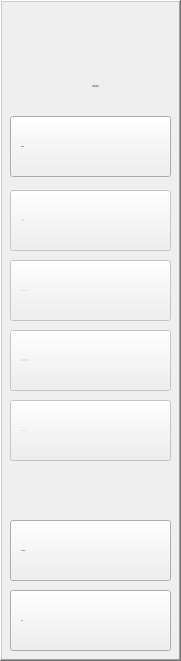
   <widget class="QFrame" name="frame">
    <property name="geometry">
     <rect>
      <x>0</x>
      <y>0</y>
      <width>181</width>
      <height>661</height>
     </rect>
    </property>
    <property name="frameShape">
     <enum>QFrame::Shape::WinPanel</enum>
    </property>
    <property name="frameShadow">
     <enum>QFrame::Shadow::Raised</enum>
    </property>
    <widget class="QLabel" name="ProjectName">
     <property name="geometry">
      <rect>
       <x>20</x>
       <y>60</y>
       <width>151</width>
       <height>51</height>
      </rect>
     </property>
     <property name="font">
      <font>
       <family>Bell MT</family>
       <pointsize>-1</pointsize>
      </font>
     </property>
     <property name="text">
      <string>Action Coding
Engine (ACE)</string>
     </property>
     <property name="alignment">
      <set>Qt::AlignmentFlag::AlignCenter</set>
     </property>
    </widget>
    <widget class="QPushButton" name="Home_button">
     <property name="geometry">
      <rect>
       <x>10</x>
       <y>116</y>
       <width>161</width>
       <height>61</height>
      </rect>
     </property>
     <property name="font">
      <font>
       <family>Segoe UI</family>
       <pointsize>-1</pointsize>
       <fontweight>Medium</fontweight>
      </font>
     </property>
     <property name="cursor">
      <cursorShape>PointingHandCursor</cursorShape>
     </property>
     <property name="styleSheet">
      <string notr="true">QPushButton {
    text-align: left;
    padding-left: 10px;  
}</string>
     </property>
     <property name="text">
      <string>HOME</string>
     </property>
     <property name="icon">
      <iconset resource="icons/icons.qrc">
       <normaloff>:/icons/home-4-256.png</normaloff>:/icons/home-4-256.png</iconset>
     </property>
     <property name="iconSize">
      <size>
       <width>20</width>
       <height>20</height>
      </size>
     </property>
     <property name="checkable">
      <bool>true</bool>
     </property>
     <property name="autoExclusive">
      <bool>true</bool>
     </property>
    </widget>
    <widget class="QPushButton" name="Import_button">
     <property name="enabled">
      <bool>false</bool>
     </property>
     <property name="geometry">
      <rect>
       <x>10</x>
       <y>190</y>
       <width>161</width>
       <height>61</height>
      </rect>
     </property>
     <property name="font">
      <font>
       <family>Segoe UI</family>
       <pointsize>-1</pointsize>
       <fontweight>Medium</fontweight>
      </font>
     </property>
     <property name="cursor">
      <cursorShape>PointingHandCursor</cursorShape>
     </property>
     <property name="layoutDirection">
      <enum>Qt::LayoutDirection::LeftToRight</enum>
     </property>
     <property name="styleSheet">
      <string notr="true">QPushButton {
    text-align: left;
    padding-left: 10px;  
	line-heightL 50%

}</string>
     </property>
     <property name="text">
      <string>IMPORT
VIDEO</string>
     </property>
     <property name="icon">
      <iconset resource="icons/icons.qrc">
       <normaloff>:/icons/low-importance-256.png</normaloff>:/icons/low-importance-256.png</iconset>
     </property>
     <property name="iconSize">
      <size>
       <width>20</width>
       <height>20</height>
      </size>
     </property>
     <property name="checkable">
      <bool>true</bool>
     </property>
     <property name="autoRepeat">
      <bool>false</bool>
     </property>
     <property name="autoExclusive">
      <bool>true</bool>
     </property>
     <property name="autoDefault">
      <bool>false</bool>
     </property>
    </widget>
    <widget class="QPushButton" name="Exit_button">
     <property name="geometry">
      <rect>
       <x>10</x>
       <y>590</y>
       <width>161</width>
       <height>61</height>
      </rect>
     </property>
     <property name="font">
      <font>
       <family>Segoe UI</family>
       <pointsize>-1</pointsize>
       <fontweight>Medium</fontweight>
      </font>
     </property>
     <property name="styleSheet">
      <string notr="true">QPushButton {
    text-align: left;
    padding-left: 10px;  
	line-height: 50%

}</string>
     </property>
     <property name="text">
      <string>EXIT</string>
     </property>
     <property name="icon">
      <iconset resource="icons/icons.qrc">
       <normaloff>:/icons/close-window-256.png</normaloff>:/icons/close-window-256.png</iconset>
     </property>
     <property name="iconSize">
      <size>
       <width>20</width>
       <height>20</height>
      </size>
     </property>
    </widget>
    <widget class="QPushButton" name="Advanced_analytics_button">
     <property name="enabled">
      <bool>false</bool>
     </property>
     <property name="geometry">
      <rect>
       <x>10</x>
       <y>330</y>
       <width>161</width>
       <height>61</height>
      </rect>
     </property>
     <property name="font">
      <font>
       <family>Segoe UI</family>
       <pointsize>-1</pointsize>
       <fontweight>Medium</fontweight>
      </font>
     </property>
     <property name="cursor">
      <cursorShape>PointingHandCursor</cursorShape>
     </property>
     <property name="layoutDirection">
      <enum>Qt::LayoutDirection::LeftToRight</enum>
     </property>
     <property name="styleSheet">
      <string notr="true">QPushButton {
    text-align: left;
    padding-left: 10px;  
	line-height: 50%

}</string>
     </property>
     <property name="text">
      <string>HEAD AND ARMS
VISUALIZATIONS</string>
     </property>
     <property name="icon">
      <iconset resource="icons/icons.qrc">
       <normaloff>:/icons/activity-feed-256.png</normaloff>:/icons/activity-feed-256.png</iconset>
     </property>
     <property name="iconSize">
      <size>
       <width>20</width>
       <height>20</height>
      </size>
     </property>
     <property name="checkable">
      <bool>true</bool>
     </property>
     <property name="autoExclusive">
      <bool>true</bool>
     </property>
    </widget>
    <widget class="QPushButton" name="Tutorial_button">
     <property name="geometry">
      <rect>
       <x>10</x>
       <y>520</y>
       <width>161</width>
       <height>61</height>
      </rect>
     </property>
     <property name="font">
      <font>
       <family>Segoe UI</family>
       <pointsize>-1</pointsize>
       <fontweight>Medium</fontweight>
      </font>
     </property>
     <property name="styleSheet">
      <string notr="true">QPushButton {
    text-align: left;
    padding-left: 10px;  
	line-height: 50%

}</string>
     </property>
     <property name="text">
      <string>TUTORIAL</string>
     </property>
     <property name="icon">
      <iconset resource="icons/icons.qrc">
       <normaloff>:/icons/info-256.png</normaloff>:/icons/info-256.png</iconset>
     </property>
     <property name="iconSize">
      <size>
       <width>20</width>
       <height>20</height>
      </size>
     </property>
    </widget>
    <widget class="QPushButton" name="Export_file_button">
     <property name="enabled">
      <bool>false</bool>
     </property>
     <property name="geometry">
      <rect>
       <x>10</x>
       <y>400</y>
       <width>161</width>
       <height>61</height>
      </rect>
     </property>
     <property name="font">
      <font>
       <family>Segoe UI</family>
       <pointsize>-1</pointsize>
       <fontweight>Medium</fontweight>
      </font>
     </property>
     <property name="cursor">
      <cursorShape>PointingHandCursor</cursorShape>
     </property>
     <property name="layoutDirection">
      <enum>Qt::LayoutDirection::LeftToRight</enum>
     </property>
     <property name="styleSheet">
      <string notr="true">QPushButton {
    text-align: left;
    padding-left: 10px;  
	line-height: 50%

}</string>
     </property>
     <property name="text">
      <string>EXPORT DATA</string>
     </property>
     <property name="icon">
      <iconset resource="icons/icons.qrc">
       <normaloff>:/icons/report-3-32.png</normaloff>:/icons/report-3-32.png</iconset>
     </property>
     <property name="iconSize">
      <size>
       <width>20</width>
       <height>20</height>
      </size>
     </property>
     <property name="checkable">
      <bool>true</bool>
     </property>
     <property name="autoExclusive">
      <bool>true</bool>
     </property>
    </widget>
    <widget class="QPushButton" name="AI_analytics_button">
     <property name="enabled">
      <bool>false</bool>
     </property>
     <property name="geometry">
      <rect>
       <x>10</x>
       <y>260</y>
       <width>161</width>
       <height>61</height>
      </rect>
     </property>
     <property name="font">
      <font>
       <family>Segoe UI</family>
       <pointsize>-1</pointsize>
       <fontweight>Medium</fontweight>
      </font>
     </property>
     <property name="cursor">
      <cursorShape>PointingHandCursor</cursorShape>
     </property>
     <property name="layoutDirection">
      <enum>Qt::LayoutDirection::LeftToRight</enum>
     </property>
     <property name="styleSheet">
      <string notr="true">QPushButton {
    text-align: left;
    padding-left: 10px;  
	line-height: 50%
}</string>
     </property>
     <property name="text">
      <string>AI
VISUALIZATIONS</string>
     </property>
     <property name="icon">
      <iconset resource="icons/icons.qrc">
       <normaloff>:/icons/brain-32.png</normaloff>:/icons/brain-32.png</iconset>
     </property>
     <property name="iconSize">
      <size>
       <width>20</width>
       <height>20</height>
      </size>
     </property>
     <property name="checkable">
      <bool>true</bool>
     </property>
     <property name="autoExclusive">
      <bool>true</bool>
     </property>
    </widget>
    <widget class="QLabel" name="logo">
     <property name="geometry">
      <rect>
       <x>60</x>
       <y>0</y>
       <width>71</width>
       <height>71</height>
      </rect>
     </property>
     <property name="text">
      <string/>
     </property>
     <property name="pixmap">
      <pixmap resource="icons/icons.qrc">:/icons/ACE Logo.png</pixmap>
     </property>
     <property name="scaledContents">
      <bool>true</bool>
     </property>
    </widget>
    <zorder>logo</zorder>
    <zorder>Home_button</zorder>
    <zorder>Import_button</zorder>
    <zorder>Exit_button</zorder>
    <zorder>Advanced_analytics_button</zorder>
    <zorder>Tutorial_button</zorder>
    <zorder>Export_file_button</zorder>
    <zorder>AI_analytics_button</zorder>
    <zorder>ProjectName</zorder>
   </widget>
